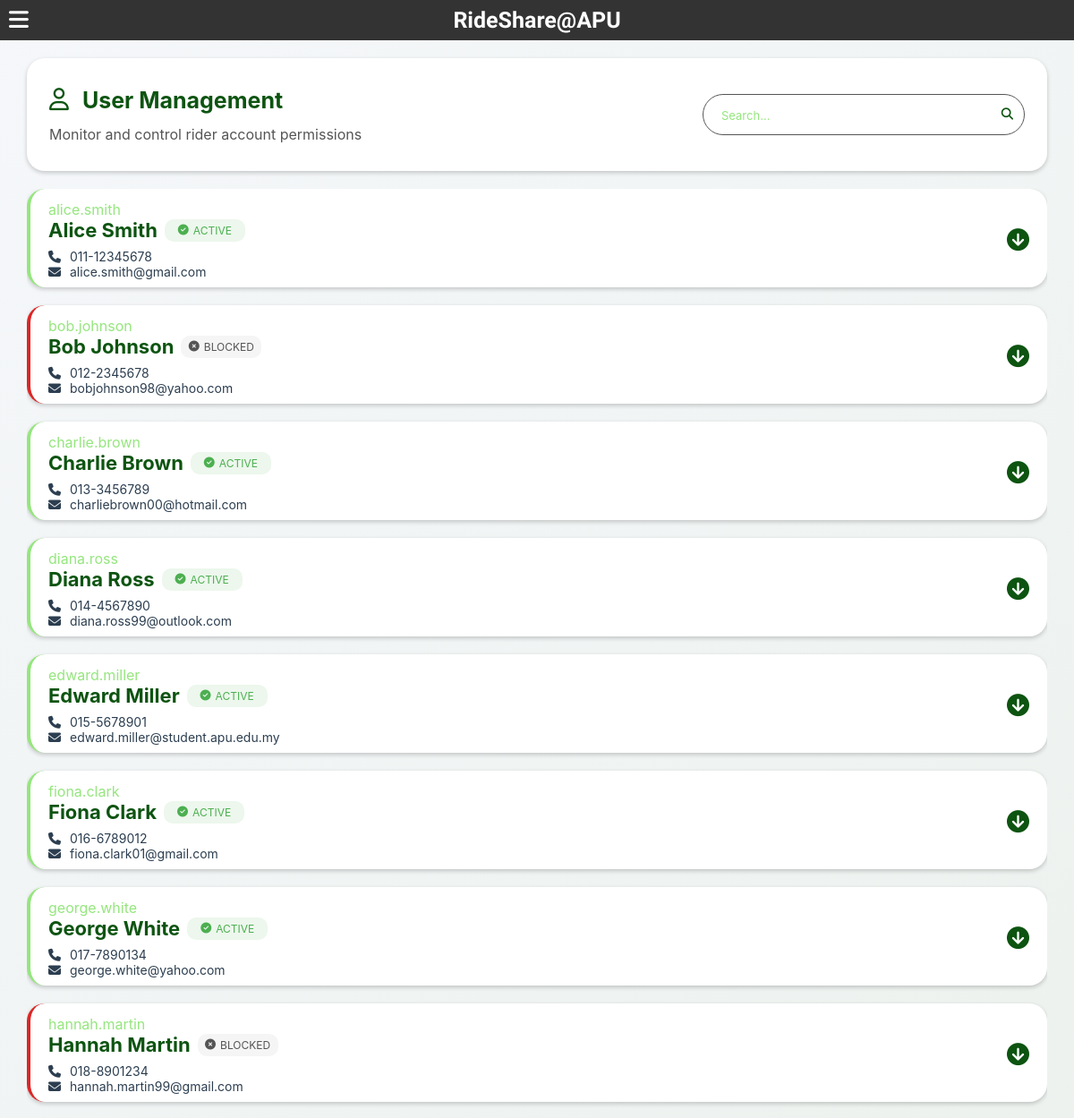
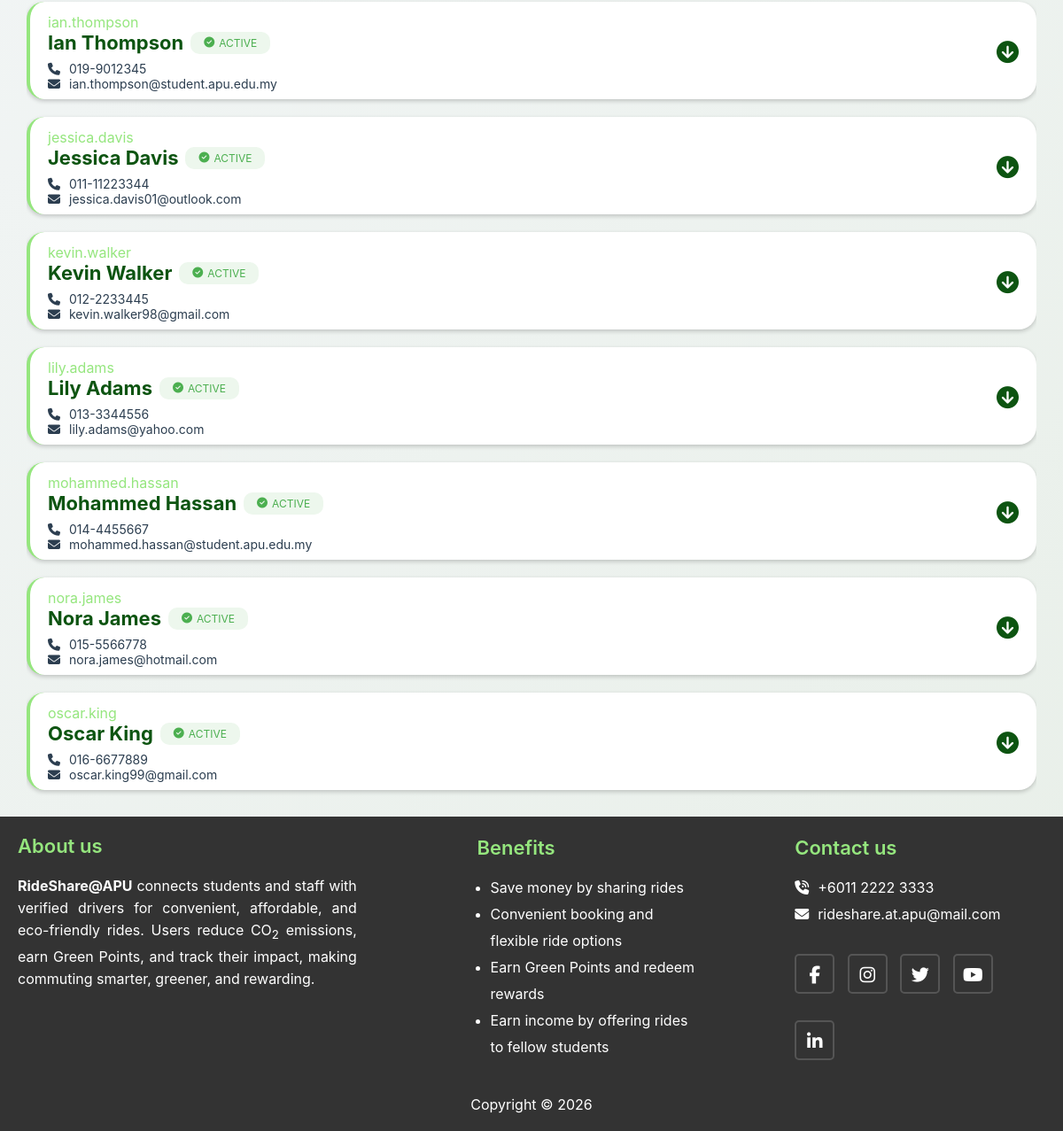
The app's page /admin/adminUserManagement.php (signed in) with its own data (2 pictures, top to bottom).
### tables this page shows
CREATE TABLE `tbl_user_info` (
  `user_username` varchar(50) NOT NULL,
  `user_name` varchar(100) NOT NULL,
  `user_ic_passport` varchar(20) NOT NULL,
  `user_gender` varchar(10) NOT NULL,
  `user_dob` date NOT NULL,
  `user_contact` varchar(20) NOT NULL,
  `user_email` varchar(225) NOT NULL,
  `user_green_point` int(11) NOT NULL DEFAULT 0,
  `user_co2_kg` decimal(10,2) NOT NULL DEFAULT 0.00,
  `user_balance` decimal(10,2) NOT NULL DEFAULT 0.00
);

### admin/adminUserManagement.php (the view, shortened to what this page needs)
<?php
include '../global/dbConnection.php';
$userQuery = "SELECT u.user_username, u.user_name, u.user_ic_passport, u.user_dob, u.user_gender,
              u.user_contact, u.user_email, u.user_green_point, u.user_co2_kg, u.user_balance,
              l.login_role, l.login_status FROM tbl_user_info u INNER JOIN tbl_login l
              ON u.user_username = l.login_username WHERE l.login_role = 'USER'
              ORDER BY u.user_username ASC";
$userResult = mysqli_query($connection, $userQuery);
?>
<!DOCTYPE html>
<html lang="en">
    <head>
        <link rel="stylesheet" href="../global/main.css">
        <link rel="stylesheet" href="../global/footer.css">
        <link rel="stylesheet" href="../global/menu.css">
        <link
            rel="stylesheet"
            href="https://cdnjs.cloudflare.com/ajax/libs/font-awesome/6.5.1/css/all.min.css"
        />
        <link rel="stylesheet" href="admin.css">
        <link rel="stylesheet" href="searchBar.css">
        <link rel="stylesheet" href="adminEntityManagement.css">
    </head>
    <body>
        <?php include 'adminMenu.php'; ?>
        <main>
            <div class="page-container">
                <div class="page-header card">
                    <div class="page-header-title">
                        <h1 class="menu-title flex-icon"> <i class="fa-regular fa-user"></i>User Management</h1>
                        <p>Monitor and control rider account permissions</p>
                    </div>
                    <div class="page-header-action">
                        <?php include 'searchBar.php'; ?>
                    </div>
                </div>
                <div class="card-container" id="card-container">
                    <?php while($row = mysqli_fetch_assoc($userResult)): ?>
                        <div class="user-card card searchable-card" style="border-left: <?= $row['login_status'] === 'BLOCKED' ? '4px solid var(--error-red)' : '4px solid var(--light-green)' ?>;">
                            <i class="fa-solid fa-circle-arrow-down click-icon view-user-btn"></i>
                            <div class="user-card-body">
                                <div class="user-contact">
                                    <span data-searchable class="username"><?= $row['user_username']?></span>
                                    <div class="user-name-status">
                                        <p data-searchable><?= $row['user_name']?></p>
                                        <div class="status">
                                            <i class="status-icon"></i>
                                            <span class="status-text status-label"><?= htmlspecialchars($row['login_status']) ?></span>
                                        </div>
                                    </div>
                                    <p class="flex-icon"><i class="fa-solid fa-phone"></i><?= $row['user_contact']?></p>
                                    <p data-searchable class="flex-icon"><i class="fa-solid fa-envelope"></i><?= $row['user_email']?></p>
                                </div>
                            </div>
                        </div>
                    <?php endwhile; ?>
                </div>
            </div>
        </main>
        <?php include '../global/footer.php'; ?>
    </body>
</html>

### global/main.css (style rules this page uses)
:root { --dark-green: #0D5411; --light-green: #95e67e; --error-red: #DC2626; --hover-green: #F3F7F4; --white: #FFFFFF; }
* { margin: 0; padding: 0; box-sizing: border-box; font-family: 'Inter', sans-serif; text-decoration: none; }
main { min-height: 680px; }
body { padding-top: 45px; }

### global/menu.css (style rules this page uses)
:root { --icon-size: 25px; }
i { transition: 0.5s ease; }

### admin/admin.css (style rules this page uses)
:root { --dark-green: #0D5411; --light-green: #95e67e; --hover-green: #F3F7F4; --grey-color: #555; --grey-shadow: #e0e0e0; --grey-hover: #eee; --error-red: #DC2626; --block-red: #BB0C0B; --padding-top-bottom: 10px; --padding-left-right: 20px; --menu-title: 25px; --card-title: 18px; --normal-text: 14px; --small-text: 12px; --border-radius: 20px; --input-border-radius: 8px; }
body { background: linear-gradient(135deg, #f5f7fa 0%, #e8efe8 100%); color: #2c3e50; }
.flex-icon { display: flex; align-items: center; justify-content: center; gap: 10px; }
.flex-icon.menu-title i { font-size: 25px; }
.click-icon { cursor: pointer; color: var(--dark-green); transition: all 0.5s ease; }
.page-container { width: 95%; margin: 0 auto; height: auto; display: flex; flex-direction: column; }
.page-header.card { width: 100%; margin: 20px 0; flex-direction: row; }
.page-header > * { flex: 1 1 45%; padding: 25px; display: flex; flex-direction: column; justify-content: center; gap: 13px; }
.page-header .page-header-title p { color: var(--grey-color); }
.page-header .page-header-title .menu-title { font-size: var(--menu-title); font-weight: bold; color: var(--dark-green); gap: 15px; justify-content: flex-start; }
.page-header .page-header-action { display: flex; flex-direction: row; justify-content: flex-end; align-items: center; gap: 30px; }
.card-container { width: 100%; display: flex; flex-wrap: wrap; height: auto; overflow: hidden; padding-bottom: 30px; }
.card { border-radius: var(--border-radius); box-shadow: 0 2px 5px rgba(0, 0, 0, 0.2); display: flex; flex-direction: column; background-color: var(--white); transition: all 0.5s ease; }
.status { padding: 5px; font-size: var(--small-text); border-radius: 10px; display: flex; gap: 5px; align-items: center; justify-content: center; width: 90px; }
.status-active { color: #4CAF50; background-color: #EDF7ED; }
.status-inactive { color: var(--grey-color); background-color: #F5F5F5; }

### admin/adminEntityManagement.css (style rules this page uses)
.card-container { gap: 20px 45px; }
.user-card { width: 100%; max-height: 110px; overflow: hidden; position: relative; transition: all 0.6s ease; }
.view-user-btn { position: absolute; right: 20px; top: 45px; font-size: 25px; }
.user-card-body { padding: 8px 10px; display: flex; flex-direction: column; }
.user-card-body > * { width: 100%; }
.user-contact { display: flex; flex-direction: column; padding: 5px 10px; }
.user-contact .username { color: var(--light-green); }
.user-name-status { display: flex; align-items: center; gap: 8px; margin-bottom: 8px; }
.user-name-status p { font-size: 22px; font-weight: bold; color: var(--dark-green); }
.user-contact :nth-child(3), .user-contact :nth-child(4) { font-size: 14px; }
.user-card-body .flex-icon { justify-content: flex-start; }

### records on screen
tbl_user_info: user_username "alice.smith", user_name "Alice Smith", user_username.login_status "ACTIVE", user_contact "011-12345678", user_email "alice.smith@gmail.com"
tbl_user_info: user_username "bob.johnson", user_name "Bob Johnson", user_username.login_status "BLOCKED", user_contact "012-2345678", user_email "bobjohnson98@yahoo.com"
tbl_user_info: user_username "charlie.brown", user_name "Charlie Brown", user_username.login_status "ACTIVE", user_contact "013-3456789", user_email "charliebrown00@hotmail.com"
tbl_user_info: user_username "diana.ross", user_name "Diana Ross", user_username.login_status "ACTIVE", user_contact "014-4567890", user_email "diana.ross99@outlook.com"
tbl_user_info: user_username "edward.miller", user_name "Edward Miller", user_username.login_status "ACTIVE", user_contact "015-5678901", user_email "edward.miller@student.apu.edu.my"
tbl_user_info: user_username "fiona.clark", user_name "Fiona Clark", user_username.login_status "ACTIVE", user_contact "016-6789012", user_email "fiona.clark01@gmail.com"
tbl_user_info: user_username "george.white", user_name "George White", user_username.login_status "ACTIVE", user_contact "017-7890134", user_email "george.white@yahoo.com"
tbl_user_info: user_username "hannah.martin", user_name "Hannah Martin", user_username.login_status "BLOCKED", user_contact "018-8901234", user_email "hannah.martin99@gmail.com"
tbl_user_info: user_username "ian.thompson", user_name "Ian Thompson", user_username.login_status "ACTIVE", user_contact "019-9012345", user_email "ian.thompson@student.apu.edu.my"
tbl_user_info: user_username "jessica.davis", user_name "Jessica Davis", user_username.login_status "ACTIVE", user_contact "011-11223344", user_email "jessica.davis01@outlook.com"
tbl_user_info: user_username "kevin.walker", user_name "Kevin Walker", user_username.login_status "ACTIVE", user_contact "012-2233445", user_email "kevin.walker98@gmail.com"
tbl_user_info: user_username "lily.adams", user_name "Lily Adams", user_username.login_status "ACTIVE", user_contact "013-3344556", user_email "lily.adams@yahoo.com"
tbl_user_info: user_username "mohammed.hassan", user_name "Mohammed Hassan", user_username.login_status "ACTIVE", user_contact "014-4455667", user_email "mohammed.hassan@student.apu.edu.my"
tbl_user_info: user_username "nora.james", user_name "Nora James", user_username.login_status "ACTIVE", user_contact "015-5566778", user_email "nora.james@hotmail.com"
tbl_user_info: user_username "oscar.king", user_name "Oscar King", user_username.login_status "ACTIVE", user_contact "016-6677889", user_email "oscar.king99@gmail.com"
